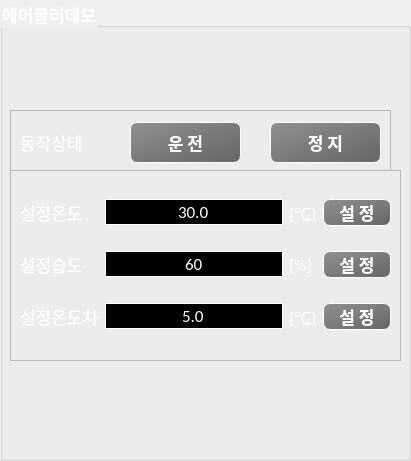
          <widget class="QGroupBox" name="groupBox_7">
           <property name="geometry">
            <rect>
             <x>290</x>
             <y>30</y>
             <width>411</width>
             <height>461</height>
            </rect>
           </property>
           <property name="font">
            <font>
             <family>Calibri</family>
             <pointsize>13</pointsize>
             <weight>75</weight>
             <italic>false</italic>
             <bold>true</bold>
            </font>
           </property>
           <property name="styleSheet">
            <string notr="true">color: white;</string>
           </property>
           <property name="title">
            <string>에어쿨러데모</string>
           </property>
           <widget class="QFrame" name="frame_24">
            <property name="geometry">
             <rect>
              <x>10</x>
              <y>110</y>
              <width>381</width>
              <height>61</height>
             </rect>
            </property>
            <property name="frameShape">
             <enum>QFrame::StyledPanel</enum>
            </property>
            <property name="frameShadow">
             <enum>QFrame::Raised</enum>
            </property>
            <widget class="QLabel" name="label_46">
             <property name="geometry">
              <rect>
               <x>10</x>
               <y>20</y>
               <width>79</width>
               <height>25</height>
              </rect>
             </property>
             <property name="font">
              <font>
               <family>Calibri</family>
               <pointsize>13</pointsize>
              </font>
             </property>
             <property name="text">
              <string>동작상태</string>
             </property>
            </widget>
            <widget class="QPushButton" name="pbAcStart">
             <property name="geometry">
              <rect>
               <x>120</x>
               <y>12</y>
               <width>111</width>
               <height>41</height>
              </rect>
             </property>
             <property name="font">
              <font>
               <family>Calibri</family>
               <pointsize>13</pointsize>
               <weight>75</weight>
               <italic>false</italic>
               <bold>true</bold>
              </font>
             </property>
             <property name="styleSheet">
              <string notr="true">QPushButton{
	color: white;
	font: bold;
	background-color: qlineargradient(spread:pad, x1:0, y1:0, x2:1, y2:1, stop:0 rgba(144, 144, 144, 255), stop:1 rgba(102, 102, 102, 255));
	border-radius: 7px;
	border-style: outset;
    border-width: 1px;
}

QPushButton:pressed {
	background-color: qlineargradient(spread:pad, x1:0, y1:0, x2:1, y2:1, stop:0 rgba(89, 89, 89, 255), stop:1 rgba(30, 30, 30, 255));
}</string>
             </property>
             <property name="text">
              <string>운 전</string>
             </property>
             <property name="checkable">
              <bool>false</bool>
             </property>
             <property name="checked">
              <bool>false</bool>
             </property>
             <property name="default">
              <bool>false</bool>
             </property>
             <property name="flat">
              <bool>false</bool>
             </property>
            </widget>
            <widget class="QPushButton" name="pbAcStop">
             <property name="geometry">
              <rect>
               <x>260</x>
               <y>12</y>
               <width>111</width>
               <height>41</height>
              </rect>
             </property>
             <property name="font">
              <font>
               <family>Calibri</family>
               <pointsize>13</pointsize>
               <weight>75</weight>
               <italic>false</italic>
               <bold>true</bold>
              </font>
             </property>
             <property name="styleSheet">
              <string notr="true">QPushButton{
	color: white;
	font: bold;
	background-color: qlineargradient(spread:pad, x1:0, y1:0, x2:1, y2:1, stop:0 rgba(144, 144, 144, 255), stop:1 rgba(102, 102, 102, 255));
	border-radius: 7px;
	border-style: outset;
    border-width: 1px;
}

QPushButton:pressed {
	background-color: qlineargradient(spread:pad, x1:0, y1:0, x2:1, y2:1, stop:0 rgba(89, 89, 89, 255), stop:1 rgba(30, 30, 30, 255));
}</string>
             </property>
             <property name="text">
              <string>정 지</string>
             </property>
            </widget>
           </widget>
           <widget class="QFrame" name="frame_28">
            <property name="geometry">
             <rect>
              <x>10</x>
              <y>170</y>
              <width>391</width>
              <height>191</height>
             </rect>
            </property>
            <property name="styleSheet">
             <string notr="true">QLineEdit {
	border: 1px solid white;
	background-color:rgb(0, 0, 0);
}</string>
            </property>
            <property name="frameShape">
             <enum>QFrame::StyledPanel</enum>
            </property>
            <property name="frameShadow">
             <enum>QFrame::Raised</enum>
            </property>
            <layout class="QGridLayout" name="gridLayout_4">
             <item row="2" column="1">
              <widget class="QLineEdit" name="leAcSetTempDiff">
               <property name="font">
                <font>
                 <family>Calibri</family>
                 <pointsize>13</pointsize>
                </font>
               </property>
               <property name="styleSheet">
                <string notr="true">background-color:rgb(0, 0, 0);</string>
               </property>
               <property name="text">
                <string>5.0</string>
               </property>
               <property name="frame">
                <bool>true</bool>
               </property>
               <property name="alignment">
                <set>Qt::AlignCenter</set>
               </property>
              </widget>
             </item>
             <item row="0" column="1">
              <widget class="QLineEdit" name="leAcSetTemp">
               <property name="font">
                <font>
                 <family>Calibri</family>
                 <pointsize>13</pointsize>
                </font>
               </property>
               <property name="styleSheet">
                <string notr="true">background-color:rgb(0, 0, 0);</string>
               </property>
               <property name="text">
                <string>30.0</string>
               </property>
               <property name="frame">
                <bool>true</bool>
               </property>
               <property name="alignment">
                <set>Qt::AlignCenter</set>
               </property>
              </widget>
             </item>
             <item row="1" column="1">
              <widget class="QLineEdit" name="leAcSetHumidity">
               <property name="font">
                <font>
                 <family>Calibri</family>
                 <pointsize>13</pointsize>
                </font>
               </property>
               <property name="styleSheet">
                <string notr="true">background-color:rgb(0, 0, 0);</string>
               </property>
               <property name="text">
                <string>60</string>
               </property>
               <property name="frame">
                <bool>true</bool>
               </property>
               <property name="alignment">
                <set>Qt::AlignCenter</set>
               </property>
              </widget>
             </item>
             <item row="0" column="3">
              <widget class="QPushButton" name="pbAirCoolerTempSet">
               <property name="font">
                <font>
                 <family>Calibri</family>
                 <pointsize>13</pointsize>
                 <weight>75</weight>
                 <italic>false</italic>
                 <bold>true</bold>
                </font>
               </property>
               <property name="styleSheet">
                <string notr="true">QPushButton{
	color: white;
	font: bold;
	background-color: qlineargradient(spread:pad, x1:0, y1:0, x2:1, y2:1, stop:0 rgba(144, 144, 144, 255), stop:1 rgba(102, 102, 102, 255));
	border-radius: 7px;
	border-style: outset;
    border-width: 1px;
}

QPushButton:pressed {
	background-color: qlineargradient(spread:pad, x1:0, y1:0, x2:1, y2:1, stop:0 rgba(89, 89, 89, 255), stop:1 rgba(89, 89, 89, 255));
}</string>
               </property>
               <property name="text">
                <string>    설 정    </string>
               </property>
              </widget>
             </item>
             <item row="2" column="3">
              <widget class="QPushButton" name="pbAirCoolerTempDifferenceSet">
               <property name="font">
                <font>
                 <family>Calibri</family>
                 <pointsize>13</pointsize>
                 <weight>75</weight>
                 <italic>false</italic>
                 <bold>true</bold>
                </font>
               </property>
               <property name="styleSheet">
                <string notr="true">QPushButton{
	color: white;
	font: bold;
	background-color: qlineargradient(spread:pad, x1:0, y1:0, x2:1, y2:1, stop:0 rgba(144, 144, 144, 255), stop:1 rgba(102, 102, 102, 255));
	border-radius: 7px;
	border-style: outset;
    border-width: 1px;
}

QPushButton:pressed {
	background-color: qlineargradient(spread:pad, x1:0, y1:0, x2:1, y2:1, stop:0 rgba(89, 89, 89, 255), stop:1 rgba(89, 89, 89, 255));
}</string>
               </property>
               <property name="text">
                <string>    설 정    </string>
               </property>
              </widget>
             </item>
             <item row="0" column="2">
              <widget class="QLabel" name="label_53">
               <property name="font">
                <font>
                 <family>Calibri</family>
                 <pointsize>13</pointsize>
                </font>
               </property>
               <property name="text">
                <string>[℃]</string>
               </property>
              </widget>
             </item>
             <item row="1" column="2">
              <widget class="QLabel" name="label_54">
               <property name="font">
                <font>
                 <family>Calibri</family>
                 <pointsize>13</pointsize>
                </font>
               </property>
               <property name="text">
                <string>[%]</string>
               </property>
              </widget>
             </item>
             <item row="2" column="2">
              <widget class="QLabel" name="label_69">
               <property name="font">
                <font>
                 <family>Calibri</family>
                 <pointsize>13</pointsize>
                </font>
               </property>
               <property name="text">
                <string>[℃]</string>
               </property>
              </widget>
             </item>
             <item row="1" column="3">
              <widget class="QPushButton" name="pbAirCoolerHumiditySet">
               <property name="font">
                <font>
                 <family>Calibri</family>
                 <pointsize>13</pointsize>
                 <weight>75</weight>
                 <italic>false</italic>
                 <bold>true</bold>
                </font>
               </property>
               <property name="styleSheet">
                <string notr="true">QPushButton{
	color: white;
	font: bold;
	background-color: qlineargradient(spread:pad, x1:0, y1:0, x2:1, y2:1, stop:0 rgba(144, 144, 144, 255), stop:1 rgba(102, 102, 102, 255));
	border-radius: 7px;
	border-style: outset;
    border-width: 1px;
}

QPushButton:pressed {
	background-color: qlineargradient(spread:pad, x1:0, y1:0, x2:1, y2:1, stop:0 rgba(89, 89, 89, 255), stop:1 rgba(89, 89, 89, 255));
}</string>
               </property>
               <property name="text">
                <string>    설 정    </string>
               </property>
              </widget>
             </item>
             <item row="1" column="0">
              <widget class="QLabel" name="label_71">
               <property name="font">
                <font>
                 <family>Calibri</family>
                 <pointsize>13</pointsize>
                </font>
               </property>
               <property name="text">
                <string>설정습도</string>
               </property>
              </widget>
             </item>
             <item row="0" column="0">
              <widget class="QLabel" name="label_70">
               <property name="font">
                <font>
                 <family>Calibri</family>
                 <pointsize>13</pointsize>
                </font>
               </property>
               <property name="text">
                <string>설정온도</string>
               </property>
              </widget>
             </item>
             <item row="2" column="0">
              <widget class="QLabel" name="label_72">
               <property name="font">
                <font>
                 <family>Calibri</family>
                 <pointsize>13</pointsize>
                </font>
               </property>
               <property name="text">
                <string>설정온도차</string>
               </property>
              </widget>
             </item>
            </layout>
           </widget>
          </widget>
